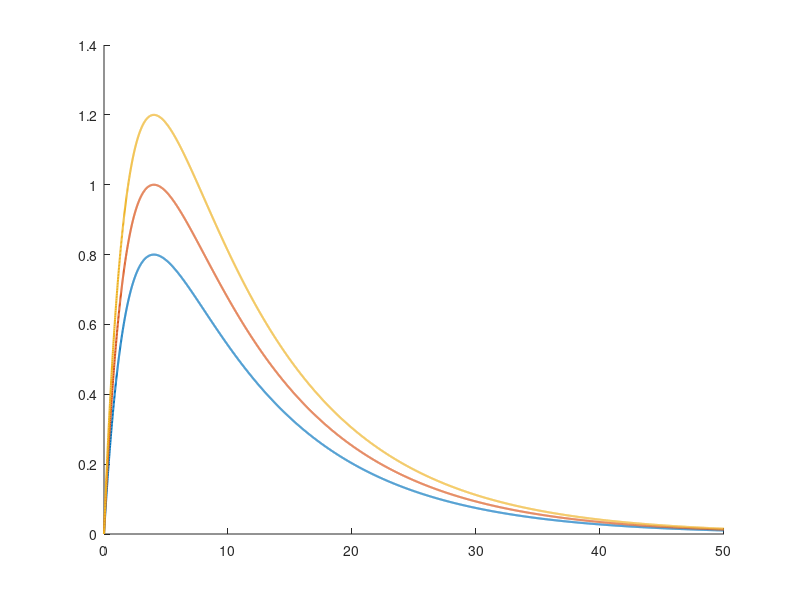

Write MATLAB code to recreate this figure. (Note: this script raises an error after producing the figure.)
%% HW1 problem 4 part c 
% PLIAF model w synaptic transient input

clear
clc
close all

%% set parameter values

R = 1;              % resistance
tau_m = 10;         % membrane time constant (ms)
tau_s = 2;          % synaptic time constant (ms)
u_rest = 0;         % resting voltage (mV)
u_th = 1;           % threshold voltage (mV)

%% critical current and theoretical peak time

r = tau_s/tau_m;

Icrit = (u_th-u_rest)/R * r^(1/(r-1));

tpeak_theory = (tau_m*tau_s)/(tau_s-tau_m) * log(tau_s/tau_m);

fprintf('Theoretical t_peak = %.4f ms\n', tpeak_theory);
fprintf('Critical current I0_crit = %.4f\n', Icrit);


I0_values = [0.8 1 1.2]*Icrit; % I0 amplitudes in vector


h = 0.01;           % time step (ms)
tfinal = 50;        % total time (ms)
t = 0:h:tfinal;

%% voltage plot
figure
hold on

peak_voltages = zeros(1,3);
peak_times = zeros(1,3);

for j = 1:3

    I0 = I0_values(j);

    % initialize voltage
    u = zeros(size(t));
    u(1) = u_rest;

    I = @(t) I0*exp(-t/tau_s); % input current

    % LIAF right-hand side
    f = @(t,u) (-(u-u_rest) + R*I(t))/tau_m;

    %% RK4 integration
    for n = 1:length(t)-1

        k1 = f(t(n),u(n));

        k2 = f(t(n)+h/2, u(n)+h*k1/2);

        k3 = f(t(n)+h/2, u(n)+h*k2/2);

        k4 = f(t(n)+h, u(n)+h*k3);

        u(n+1) = u(n) + h*(k1 + 2*k2 + 2*k3 + k4)/6;

    end

    % find numerical peak
    [peak_voltages(j),peak_index] = max(u);
    peak_times(j) = t(peak_index);

    plot(t,u,'LineWidth',1.5)

end

%% threshold line
yline(u_th,'--','Threshold','LineWidth',1.5)

xlabel('t (ms)')
ylabel('u (mV)')
title('PLIAF single-neuron voltage')

legend(sprintf('I_0 = %.4f',I0_values(1)), sprintf('I_0 = %.4f',I0_values(2)), sprintf('I_0 = %.4f',I0_values(3)), 'Threshold', 'Location','best')

grid on
hold off

%% display numerical results

fprintf('\nNumerical results:\n')
fprintf('I0              t_peak (ms)       u_max (mV)\n')

for j = 1:3
    fprintf('%.4f          %.4f           %.4f\n', I0_values(j),peak_times(j),peak_voltages(j));
end


%% critical current as a function of tau_s
tau_s_values = logspace(log10(0.5),log10(100),500);

Icrit_values = zeros(size(tau_s_values));

for j = 1:length(tau_s_values)

    ts = tau_s_values(j);
    r = ts/tau_m;

    % at r = 1, use the limiting value e
    if abs(r-1) < 1e-8
        factor = exp(1);
    else
        factor = r^(1/(r-1));
    end

    Icrit_values(j) = (u_th-u_rest)/R * factor;

end

%% plot Icrit versus tau_s
figure

loglog(tau_s_values,Icrit_values,'LineWidth',1.5)

xlabel('\tau_s (ms)')
ylabel('I_0^{crit}')
title('I_0^{crit} vs. \tau_s')

grid on
